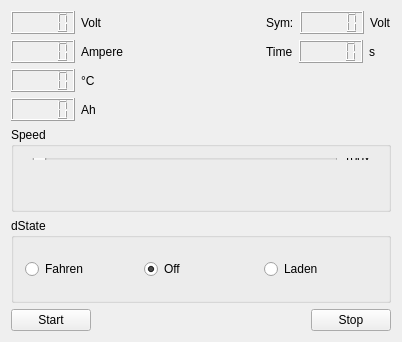
<ui version="4.0" >
 <class>QTwikeSimulatorClass</class>
 <widget class="QWidget" name="QTwikeSimulatorClass" >
  <property name="geometry" >
   <rect>
    <x>0</x>
    <y>0</y>
    <width>402</width>
    <height>342</height>
   </rect>
  </property>
  <property name="windowTitle" >
   <string>QTwikeSimulator</string>
  </property>
  <layout class="QGridLayout" name="gridLayout_3" >
   <item row="0" column="0" colspan="3" >
    <layout class="QGridLayout" name="gridLayout_2" >
     <item row="0" column="0" >
      <layout class="QHBoxLayout" name="horizontalLayout" >
       <item>
        <widget class="QLCDNumber" name="lcdVoltage" />
       </item>
       <item>
        <widget class="QLabel" name="labelVolt" >
         <property name="text" >
          <string>Volt</string>
         </property>
        </widget>
       </item>
      </layout>
     </item>
     <item row="0" column="3" >
      <layout class="QHBoxLayout" name="horizontalLayout_5" >
       <item>
        <widget class="QLabel" name="label" >
         <property name="text" >
          <string>Sym:</string>
         </property>
        </widget>
       </item>
       <item>
        <widget class="QLCDNumber" name="lcdSym" />
       </item>
       <item>
        <widget class="QLabel" name="label_2" >
         <property name="text" >
          <string>Volt</string>
         </property>
        </widget>
       </item>
      </layout>
     </item>
     <item row="1" column="0" >
      <layout class="QHBoxLayout" name="horizontalLayout_2" >
       <item>
        <widget class="QLCDNumber" name="lcdCurrent" />
       </item>
       <item>
        <widget class="QLabel" name="labelAmpere" >
         <property name="text" >
          <string>Ampere</string>
         </property>
        </widget>
       </item>
      </layout>
     </item>
     <item row="1" column="3" >
      <layout class="QHBoxLayout" name="horizontalLayout_7" >
       <item>
        <widget class="QLabel" name="label_3" >
         <property name="text" >
          <string>Time</string>
         </property>
        </widget>
       </item>
       <item>
        <widget class="QLCDNumber" name="lcdTime" />
       </item>
       <item>
        <widget class="QLabel" name="label_4" >
         <property name="text" >
          <string>s</string>
         </property>
        </widget>
       </item>
      </layout>
     </item>
     <item row="2" column="0" >
      <layout class="QHBoxLayout" name="horizontalLayout_3" >
       <item>
        <widget class="QLCDNumber" name="lcdTemperature" />
       </item>
       <item>
        <widget class="QLabel" name="labelCelsius" >
         <property name="text" >
          <string>°C</string>
         </property>
        </widget>
       </item>
      </layout>
     </item>
     <item row="3" column="0" >
      <layout class="QHBoxLayout" name="horizontalLayout_4" >
       <item>
        <widget class="QLCDNumber" name="lcdCharge" />
       </item>
       <item>
        <widget class="QLabel" name="labelAh" >
         <property name="text" >
          <string>Ah</string>
         </property>
        </widget>
       </item>
      </layout>
     </item>
     <item row="1" column="2" >
      <spacer name="horizontalSpacer_2" >
       <property name="orientation" >
        <enum>Qt::Horizontal</enum>
       </property>
       <property name="sizeHint" stdset="0" >
        <size>
         <width>198</width>
         <height>20</height>
        </size>
       </property>
      </spacer>
     </item>
    </layout>
   </item>
   <item row="1" column="0" colspan="3" >
    <widget class="QGroupBox" name="groupBox_2" >
     <property name="title" >
      <string>Speed</string>
     </property>
     <widget class="QWidget" name="layoutWidget" >
      <property name="geometry" >
       <rect>
        <x>10</x>
        <y>20</y>
        <width>361</width>
        <height>24</height>
       </rect>
      </property>
      <layout class="QHBoxLayout" name="horizontalLayout_6" >
       <item>
        <widget class="QSlider" name="slider_speed" >
         <property name="orientation" >
          <enum>Qt::Horizontal</enum>
         </property>
        </widget>
       </item>
       <item>
        <widget class="QLabel" name="labelSpeed" >
         <property name="text" >
          <string>100x</string>
         </property>
        </widget>
       </item>
      </layout>
     </widget>
    </widget>
   </item>
   <item row="2" column="0" colspan="3" >
    <widget class="QGroupBox" name="groupBox" >
     <property name="title" >
      <string>dState</string>
     </property>
     <layout class="QGridLayout" name="gridLayout" >
      <item row="0" column="0" >
       <widget class="QRadioButton" name="radio_drive" >
        <property name="text" >
         <string>Fahren</string>
        </property>
       </widget>
      </item>
      <item row="0" column="1" >
       <widget class="QRadioButton" name="radio_off" >
        <property name="text" >
         <string>Off</string>
        </property>
        <property name="checked" >
         <bool>true</bool>
        </property>
       </widget>
      </item>
      <item row="0" column="2" >
       <widget class="QRadioButton" name="radio_charge" >
        <property name="text" >
         <string>Laden</string>
        </property>
       </widget>
      </item>
     </layout>
    </widget>
   </item>
   <item row="3" column="0" >
    <widget class="QPushButton" name="button_start" >
     <property name="text" >
      <string>Start</string>
     </property>
    </widget>
   </item>
   <item row="3" column="1" >
    <spacer name="horizontalSpacer" >
     <property name="orientation" >
      <enum>Qt::Horizontal</enum>
     </property>
     <property name="sizeHint" stdset="0" >
      <size>
       <width>185</width>
       <height>20</height>
      </size>
     </property>
    </spacer>
   </item>
   <item row="3" column="2" >
    <widget class="QPushButton" name="button_stop" >
     <property name="text" >
      <string>Stop</string>
     </property>
    </widget>
   </item>
  </layout>
 </widget>
 <layoutdefault spacing="6" margin="11" />
 <resources/>
 <connections/>
</ui>
